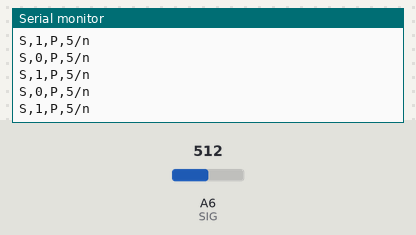
A sketch run on a simulated Arduino Nano, built with avr-gcc and run on an emulated ATmega328P. Parts: the last lines printed to the serial monitor. The inputs (shaded band) are chosen by the test bench; at power-on: A6 (SIG) = 512.

Above: at 1.2 s.
1.3 s: A6 (SIG) set to 410
At 2.0 s:
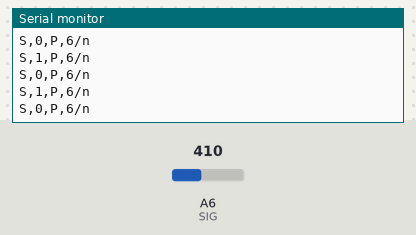
4.3 s: A6 (SIG) set to 630
At 5.3 s:
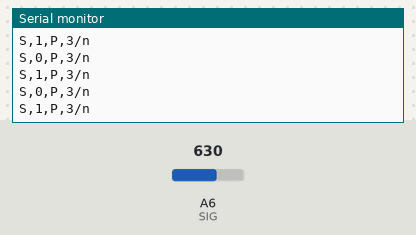
Timing chart, 0 to 7.3 s (numbered marks = the images above; inputs shaded):
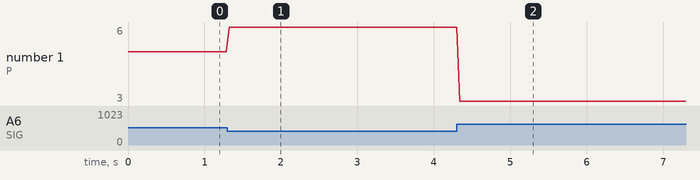

Measured:
- after the input at 1.3 s, the serial monitor: prints a new line at once (image 1)
- after the input at 4.3 s, the serial monitor: prints a new line at once (image 2)
- plotted number 1: 5 → 6 after the input at 1.3 s, 6 → 3 after the input at 4.3 s

The sketch:

button_sensor_display.ino
```cpp
int button = 0;
int pars_button = 10;

#define S0 2
#define S1 3
#define S2 4
#define S3 5
#define SIG A6


void setup() {
  Serial.begin(9600);

  pinMode(S0, OUTPUT);
  pinMode(S1, OUTPUT);
  pinMode(S2, OUTPUT);
  pinMode(S3, OUTPUT);

  digitalWrite(S0, LOW);
  digitalWrite(S1, LOW);
  digitalWrite(S2, LOW);
  digitalWrite(S3, LOW);
  // остальную геометрию смотри в документации
}
void loop() {
  parsing();
}

int parsing() {
  for (int i = 0; i < 2; i++) {
    readMux(0);
    pars_button = Button_read();
    if (pars_button != 10) {
      Serial.print("S,");
      Serial.print(i);
      Serial.print(",");
      Serial.print("P,");
      Serial.print(pars_button);
      Serial.println("/n");
    }
  }
  delay(50);
}

int Button_read() {
  button = analogRead(6);
  if (button > 770) {
    return 0;
  } else if (button < 770 && button >= 710) {
    return 1;
  } else if (button < 710 && button >= 670) {
    return 2;
  } else if (button < 670 && button >= 620) {
    return 3;
  } else if (button < 620 && button >= 550) {
    return 4;
  } else if (button < 550 && button >= 420) {
    return 5;
  } else if (button < 420 && button >= 300) {
    return 6;
  } else if (button < 300 && button >= 150) {
    return 7;
  } else if (button < 150 && button >= 70) {
    return 8;
  } else if (button < 70 && button >= 15) {
    return 9;
  } else if (button == 0) {
    return 10;
  }
}


int readMux(int channel) {
  int controlPin[] = { S0, S1, S2, S3 };

  int muxChannel[16][4] = {
    { 0, 0, 0, 0 },  //channel 0
    { 1, 0, 0, 0 },  //channel 1
    { 0, 1, 0, 0 },  //channel 2
    { 1, 1, 0, 0 },  //channel 3
    { 0, 0, 1, 0 },  //channel 4
    { 1, 0, 1, 0 },  //channel 5
    { 0, 1, 1, 0 },  //channel 6
    { 1, 1, 1, 0 },  //channel 7
    { 0, 0, 0, 1 },  //channel 8
    { 1, 0, 0, 1 },  //channel 9
    { 0, 1, 0, 1 },  //channel 10
    { 1, 1, 0, 1 },  //channel 11
    { 0, 0, 1, 1 },  //channel 12
    { 1, 0, 1, 1 },  //channel 13
    { 0, 1, 1, 1 },  //channel 14
    { 1, 1, 1, 1 }   //channel 15
  };

  //loop through the 4 sig
  for (int i = 0; i < 4; i++) {
    digitalWrite(controlPin[i], muxChannel[channel][i]);
  }

  //read the value at the SIG pin
  int val = analogRead(SIG);

  //return the value
  return val;
}
```
